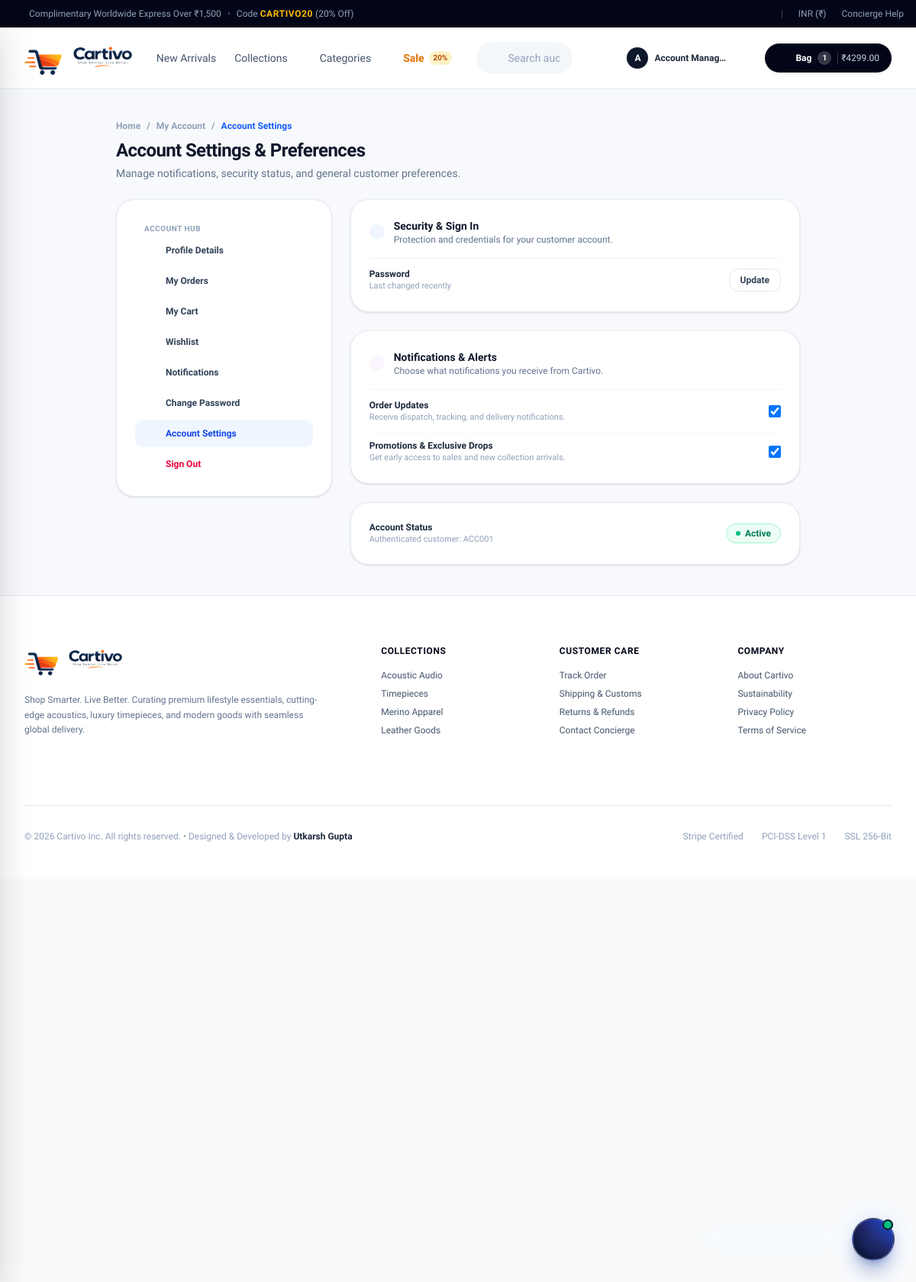
Screenshot of /accounts/settings/ (signed in) with the database file from the repository.
### apps/cms/models.py (models this page shows, shortened)
class NavbarItem(models.Model):
    title = models.CharField(max_length=100)
    url = models.CharField(
        max_length=255,
        default="#",
        help_text="Relative URL (e.g., '/products/') or absolute URL (e.g., 'https://...')"
    )
    parent = models.ForeignKey(
        'self',
        on_delete=models.CASCADE,
        null=True,
        blank=True,
        related_name='children',
        help_text="Leave blank for top-level navbar items. Select a parent to create a dropdown child item."
    )
    badge_text = models.CharField(
        max_length=30,
        blank=True,
        help_text="Optional highlight badge text, e.g. '20%', 'Hot', 'New'"
    )
    badge_color = models.CharField(
        max_length=30,
        blank=True,
        default="amber",
        help_text="Color identifier, e.g. 'amber', 'blue', 'rose', 'emerald'"
    )
    open_in_new_tab = models.BooleanField(default=False)
    is_active = models.BooleanField(default=True, db_index=True)
    display_order = models.PositiveIntegerField(default=0)
    created_at = models.DateTimeField(auto_now_add=True)
    updated_at = models.DateTimeField(auto_now=True)
    class Meta:
        verbose_name = 'Navbar Item'
        verbose_name_plural = 'Navbar Items'
        ordering = ['display_order', 'id']

### apps/accounts/views.py (the view)
# urls.py: path('settings/', views.account_settings_view, name='settings'),
@login_required(login_url='/accounts/login/')
def account_settings_view(request):
    return render(request, 'accounts/settings.html', {
        'profile': getattr(request.user, 'profile', None),
    })

### templates/accounts/settings.html (shortened to what this page needs)
{% extends 'base.html' %}
{% load static %}
{% block content %}
<div class="min-h-[calc(100vh-140px)] bg-slate-50/70 py-10 px-4 sm:px-6 lg:px-8">
    <div class="max-w-4xl mx-auto space-y-6">
        <div>
            <div class="flex items-center gap-2 text-xs font-semibold text-slate-400 mb-2">
                <a href="/" class="hover:text-blue-600">Home</a>
                <span>/</span>
                <a href="{% url 'accounts:profile' %}" class="hover:text-blue-600">My Account</a>
                <span>/</span>
                <span class="text-blue-600">Account Settings</span>
            </div>
            <h1 class="text-2xl font-extrabold text-slate-900 tracking-tight">Account Settings & Preferences</h1>
            <p class="text-xs sm:text-sm text-slate-500 mt-1">Manage notifications, security status, and general customer preferences.</p>
        </div>
        <div class="grid grid-cols-1 md:grid-cols-3 gap-6">
            <div class="bg-white p-6 rounded-3xl border border-slate-200/80 shadow-sm space-y-1 h-fit">
                <span class="text-[10px] font-bold uppercase tracking-wider text-slate-400 px-3">Account Hub</span>
                <a href="{% url 'accounts:profile' %}" class="flex items-center gap-3 px-3 py-2.5 rounded-xl text-xs font-semibold text-slate-700 hover:bg-slate-50">
                    <i data-lucide="user" class="w-4 h-4 text-slate-400"></i>
                    <span>Profile Details</span>
                </a>
                <a href="/orders/" class="flex items-center gap-3 px-3 py-2.5 rounded-xl text-xs font-semibold text-slate-700 hover:bg-slate-50">
                    <i data-lucide="package" class="w-4 h-4 text-slate-400"></i>
                    <span>My Orders</span>
                </a>
                <a href="/cart/" class="flex items-center gap-3 px-3 py-2.5 rounded-xl text-xs font-semibold text-slate-700 hover:bg-slate-50">
                    <i data-lucide="shopping-bag" class="w-4 h-4 text-slate-400"></i>
                    <span>My Cart</span>
                </a>
                <a href="{% url 'wishlist:wishlist_view' %}" class="flex items-center justify-between px-3 py-2.5 rounded-xl text-xs font-semibold text-slate-700 hover:bg-slate-50">
                    <div class="flex items-center gap-3">
                        <i data-lucide="heart" class="w-4 h-4 text-rose-500"></i>
                        <span>Wishlist</span>
                    </div>
                </a>
                <a href="/notifications/" class="flex items-center gap-3 px-3 py-2.5 rounded-xl text-xs font-semibold text-slate-700 hover:bg-slate-50">
                    <i data-lucide="bell" class="w-4 h-4 text-slate-400"></i>
                    <span>Notifications</span>
                </a>
                <a href="{% url 'accounts:change_password' %}" class="flex items-center gap-3 px-3 py-2.5 rounded-xl text-xs font-semibold text-slate-700 hover:bg-slate-50">
                    <i data-lucide="key" class="w-4 h-4 text-slate-400"></i>
                    <span>Change Password</span>
                </a>
                <a href="{% url 'accounts:settings' %}" class="flex items-center gap-3 px-3 py-2.5 rounded-xl text-xs font-semibold bg-blue-50 text-blue-700">
                    <i data-lucide="settings" class="w-4 h-4 text-blue-600"></i>
                    <span>Account Settings</span>
                </a>
                <a href="{% url 'accounts:logout' %}" class="flex items-center gap-3 px-3 py-2.5 rounded-xl text-xs font-semibold text-rose-600 hover:bg-rose-50">
                    <i data-lucide="log-out" class="w-4 h-4"></i>
                    <span>Sign Out</span>
                </a>
            </div>
            <div class="md:col-span-2 space-y-6">
                <div class="bg-white p-6 rounded-3xl border border-slate-200/80 shadow-sm space-y-4">
                    <div class="flex items-center gap-3">
                        <div class="p-2.5 bg-blue-50 text-blue-600 rounded-2xl">
                        </div>
                        <div>
                            <h3 class="text-sm font-bold text-slate-900">Security & Sign In</h3>
                            <p class="text-xs text-slate-500">Protection and credentials for your customer account.</p>
                        </div>
                    </div>
                    <div class="pt-3 border-t border-slate-100 flex items-center justify-between">
                        <div>
                            <p class="text-xs font-semibold text-slate-800">Password</p>
                            <p class="text-[11px] text-slate-400">Last changed recently</p>
                        </div>
                        <a href="{% url 'accounts:change_password' %}" class="px-3.5 py-1.5 rounded-xl border border-slate-200 hover:border-slate-300 text-xs font-semibold text-slate-700 transition-colors">
                            Update
                        </a>
                    </div>
                </div>
                <div class="bg-white p-6 rounded-3xl border border-slate-200/80 shadow-sm space-y-4">
                    <div class="flex items-center gap-3">
                        <div class="p-2.5 bg-purple-50 text-purple-600 rounded-2xl">
                        </div>
                        <div>
                            <h3 class="text-sm font-bold text-slate-900">Notifications & Alerts</h3>
                            <p class="text-xs text-slate-500">Choose what notifications you receive from Cartivo.</p>
                        </div>
                    </div>
                    <div class="pt-3 border-t border-slate-100 space-y-3">
                        <label class="flex items-center justify-between cursor-pointer">
                            <div>
                                <p class="text-xs font-semibold text-slate-800">Order Updates</p>
                                <p class="text-[11px] text-slate-400">Receive dispatch, tracking, and delivery notifications.</p>
                            </div>
                            <input type="checkbox" checked class="w-4 h-4 rounded text-blue-600 focus:ring-blue-500">
                        </label>
                        <label class="flex items-center justify-between cursor-pointer pt-2 border-t border-slate-50">
                            <div>
                                <p class="text-xs font-semibold text-slate-800">Promotions & Exclusive Drops</p>
                                <p class="text-[11px] text-slate-400">Get early access to sales and new collection arrivals.</p>
                            </div>
                            <input type="checkbox" checked class="w-4 h-4 rounded text-blue-600 focus:ring-blue-500">
                        </label>
                    </div>
                </div>
                <div class="bg-white p-6 rounded-3xl border border-slate-200/80 shadow-sm flex items-center justify-between">
                    <div>
                        <p class="text-xs font-semibold text-slate-800">Account Status</p>
                        <p class="text-[11px] text-slate-400">Authenticated customer: {{ request.user.username }}</p>
                    </div>
                    <span class="inline-flex items-center gap-1.5 px-3 py-1 rounded-full text-xs font-semibold bg-emerald-50 text-emerald-700 border border-emerald-200">
                        <span class="w-1.5 h-1.5 rounded-full bg-emerald-500"></span>
                        Active
                    </span>
                </div>
            </div>
        </div>
    </div>
</div>
{% endblock %}

### templates/components/header.html (shortened to what this page needs)
{% load static %}
<header class="sticky top-0 z-40 bg-white/95 backdrop-blur-md border-b border-slate-200 transition-all">
    <div class="max-w-7xl mx-auto px-4 sm:px-6 lg:px-8 h-16 sm:h-20 flex items-center justify-between gap-3 sm:gap-4">
        <div class="flex items-center gap-3 sm:gap-6 lg:gap-8">
            <a href="/" class="flex items-center group shrink-0">
                <img
                    src="{% static 'images/cartivo-horizontal.png' %}"
                    alt="Cartivo - Shop Smarter. Live Better."
                    class="h-8 sm:h-10 md:h-11 w-auto object-contain transition-transform group-hover:scale-[1.02]"
                >
            </a>
            <nav class="hidden lg:flex items-center gap-6 text-sm font-medium text-slate-600">
                {% for item in cms_navbar_items %}
                    {% if item.prefetched_active_children %}
                        <div class="relative group">
                            <a
                                href="{{ item.url }}"
                                class="hover:text-blue-600 transition-colors flex items-center gap-1 cursor-pointer py-2"
                            >
                                <span>{{ item.title }}</span>
                                <i data-lucide="chevron-down" class="w-3.5 h-3.5 text-slate-400 group-hover:text-blue-600 transition-transform duration-200 group-hover:rotate-180"></i>
                            </a>
                        </div>
                    {% else %}
                        <a
                            href="{{ item.url }}"
                            class="hover:text-blue-600 transition-colors flex items-center gap-1.5 {% if item.badge_text %}text-amber-600 font-semibold hover:text-amber-700{% endif %}"
                        >
                            <span>{{ item.title }}</span>
                            {% if item.badge_text %}
                            <span class="bg-amber-100 text-amber-700 text-[10px] font-bold px-1.5 py-0.5 rounded-full">{{ item.badge_text }}</span>
                            {% endif %}
                        </a>
                    {% endif %}
                {% endfor %}
            </nav>
        </div>
        <div class="hidden md:flex flex-1 max-w-xs lg:max-w-md mx-2 lg:mx-4">
            <div class="relative w-full">
                <i data-lucide="search" class="absolute left-3.5 top-1/2 -translate-y-1/2 w-4 h-4 text-slate-400"></i>
                <input
                    type="text"
                    placeholder="Search audio, watches, apparel, bags..."
                    class="w-full pl-10 pr-4 py-2 sm:py-2.5 bg-slate-100/80 hover:bg-slate-100 focus:bg-white text-xs sm:text-sm text-slate-800 placeholder-slate-400 rounded-full border border-transparent focus:border-blue-600 focus:ring-4 focus:ring-blue-500/15 outline-none transition-all"
                >
            </div>
        </div>
        <div class="flex items-center gap-1 sm:gap-3">
            <a href="{% url 'wishlist:wishlist_view' %}" class="relative p-2 text-slate-700 hover:text-slate-950 hover:bg-slate-100 rounded-full transition-colors" title="Wishlist">
            </a>
            {% if not request.user.is_authenticated %}
            <a href="{% url 'accounts:login' %}" class="hidden sm:flex items-center gap-1.5 px-3 py-1.5 text-xs font-semibold text-slate-700 hover:text-blue-600 hover:bg-slate-100 rounded-full transition-colors" title="Sign In">
                <i data-lucide="user" class="w-4 h-4"></i>
                <span>Login</span>
            </a>
            {% else %}
            <div class="relative hidden sm:block" id="account-dropdown-container">
                <button
                    id="account-dropdown-toggle"
                    type="button"
                    class="flex items-center gap-2 p-1 sm:px-2.5 sm:py-1 text-slate-700 hover:text-slate-950 hover:bg-slate-100 rounded-full transition-colors cursor-pointer border border-transparent hover:border-slate-200"
                    aria-expanded="false"
                    aria-haspopup="true"
                    title="Account Menu"
                >
                    <div class="w-7 h-7 rounded-full bg-slate-900 text-white font-bold text-xs flex items-center justify-center">
                        {{ request.user.first_name|default:request.user.username|slice:":1"|upper }}
                    </div>
                    <span class="hidden md:inline text-xs font-semibold max-w-[100px] truncate text-slate-800">
                        {{ request.user.first_name|default:request.user.username }}
                    </span>
                    <i data-lucide="chevron-down" class="w-3.5 h-3.5 text-slate-400"></i>
                </button>
            </div>
            {% endif %}
            <a href="/cart/" class="flex items-center gap-1.5 sm:gap-2 bg-slate-950 hover:bg-blue-600 text-white px-3 sm:px-4 py-2 sm:py-2.5 rounded-full text-xs font-semibold shadow-sm hover:shadow-md transition-all">
                <i data-lucide="shopping-bag" class="w-4 h-4"></i>
                <span class="hidden sm:inline">Bag</span>
                <span id="cart-badge" class="cart-badge-count bg-white/20 px-1.5 py-0.5 rounded-full text-[10px] font-bold">{{ cart_item_count|default:0 }}</span>
                <span id="cart-header-price" class="hidden lg:inline text-slate-300 font-medium pl-1 border-l border-white/20">₹{{ cart_total_price|default:"0.00" }}</span>
            </a>
        </div>
    </div>
</header>

### rows the page displays
NavbarItem: title "New Arrivals"
NavbarItem: title "Collections"
NavbarItem: title "Categories"
NavbarItem: title "Sale", badge_text "20%"

### other values shown
{{ request.user.first_name|default:request.user.username|slice:":1"|upper }} "A"
{{ request.user.first_name|default:request.user.username }} "Account Manag…"
{{ cart_item_count|default:0 }} "1"
{{ cart_total_price|default:"0.00" }} "4299.00"
{{ request.user.username }} "ACC001"
